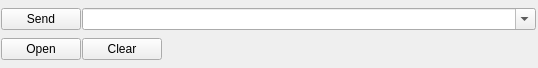
       <widget class="QWidget" name="scrollAreaWidgetContents_6">
        <property name="geometry">
         <rect>
          <x>0</x>
          <y>0</y>
          <width>538</width>
          <height>68</height>
         </rect>
        </property>
        <layout class="QVBoxLayout" name="verticalLayout_4">
         <property name="spacing">
          <number>0</number>
         </property>
         <property name="leftMargin">
          <number>0</number>
         </property>
         <property name="topMargin">
          <number>0</number>
         </property>
         <property name="rightMargin">
          <number>0</number>
         </property>
         <property name="bottomMargin">
          <number>0</number>
         </property>
         <item>
          <layout class="QHBoxLayout" name="horizontalLayout_6">
           <property name="spacing">
            <number>1</number>
           </property>
           <property name="leftMargin">
            <number>1</number>
           </property>
           <property name="rightMargin">
            <number>2</number>
           </property>
           <item>
            <widget class="QPushButton" name="SerialSend">
             <property name="sizePolicy">
              <sizepolicy hsizetype="Maximum" vsizetype="Fixed">
               <horstretch>0</horstretch>
               <verstretch>0</verstretch>
              </sizepolicy>
             </property>
             <property name="minimumSize">
              <size>
               <width>0</width>
               <height>0</height>
              </size>
             </property>
             <property name="maximumSize">
              <size>
               <width>16777215</width>
               <height>16777215</height>
              </size>
             </property>
             <property name="text">
              <string>Send</string>
             </property>
             <property name="icon">
              <iconset resource="resource.qrc">
               <normaloff>:/new/prefix1/res/sendDebug.png</normaloff>:/new/prefix1/res/sendDebug.png</iconset>
             </property>
            </widget>
           </item>
           <item>
            <widget class="combobox" name="SendDataLine">
             <property name="sizePolicy">
              <sizepolicy hsizetype="Preferred" vsizetype="Fixed">
               <horstretch>50</horstretch>
               <verstretch>0</verstretch>
              </sizepolicy>
             </property>
             <property name="minimumSize">
              <size>
               <width>50</width>
               <height>0</height>
              </size>
             </property>
             <property name="maximumSize">
              <size>
               <width>16777215</width>
               <height>16777215</height>
              </size>
             </property>
             <property name="sizeIncrement">
              <size>
               <width>50</width>
               <height>0</height>
              </size>
             </property>
             <property name="baseSize">
              <size>
               <width>0</width>
               <height>0</height>
              </size>
             </property>
             <property name="editable">
              <bool>true</bool>
             </property>
             <property name="maxCount">
              <number>256</number>
             </property>
            </widget>
           </item>
          </layout>
         </item>
         <item>
          <layout class="QHBoxLayout" name="horizontalLayout_5">
           <property name="spacing">
            <number>1</number>
           </property>
           <property name="leftMargin">
            <number>1</number>
           </property>
           <item>
            <widget class="MyButton" name="Open">
             <property name="maximumSize">
              <size>
               <width>16777215</width>
               <height>16777215</height>
              </size>
             </property>
             <property name="text">
              <string>Open</string>
             </property>
             <property name="icon">
              <iconset resource="resource.qrc">
               <normaloff>:/new/prefix1/res/openDebug.png</normaloff>:/new/prefix1/res/openDebug.png</iconset>
             </property>
            </widget>
           </item>
           <item>
            <widget class="MyButton" name="UartClear">
             <property name="maximumSize">
              <size>
               <width>16777215</width>
               <height>16777215</height>
              </size>
             </property>
             <property name="text">
              <string>Clear</string>
             </property>
             <property name="icon">
              <iconset resource="resource.qrc">
               <normaloff>:/new/prefix1/res/clearDebug.png</normaloff>:/new/prefix1/res/clearDebug.png</iconset>
             </property>
            </widget>
           </item>
           <item>
            <spacer name="horizontalSpacer_3">
             <property name="orientation">
              <enum>Qt::Horizontal</enum>
             </property>
             <property name="sizeHint" stdset="0">
              <size>
               <width>0</width>
               <height>20</height>
              </size>
             </property>
            </spacer>
           </item>
          </layout>
         </item>
        </layout>
       </widget>
